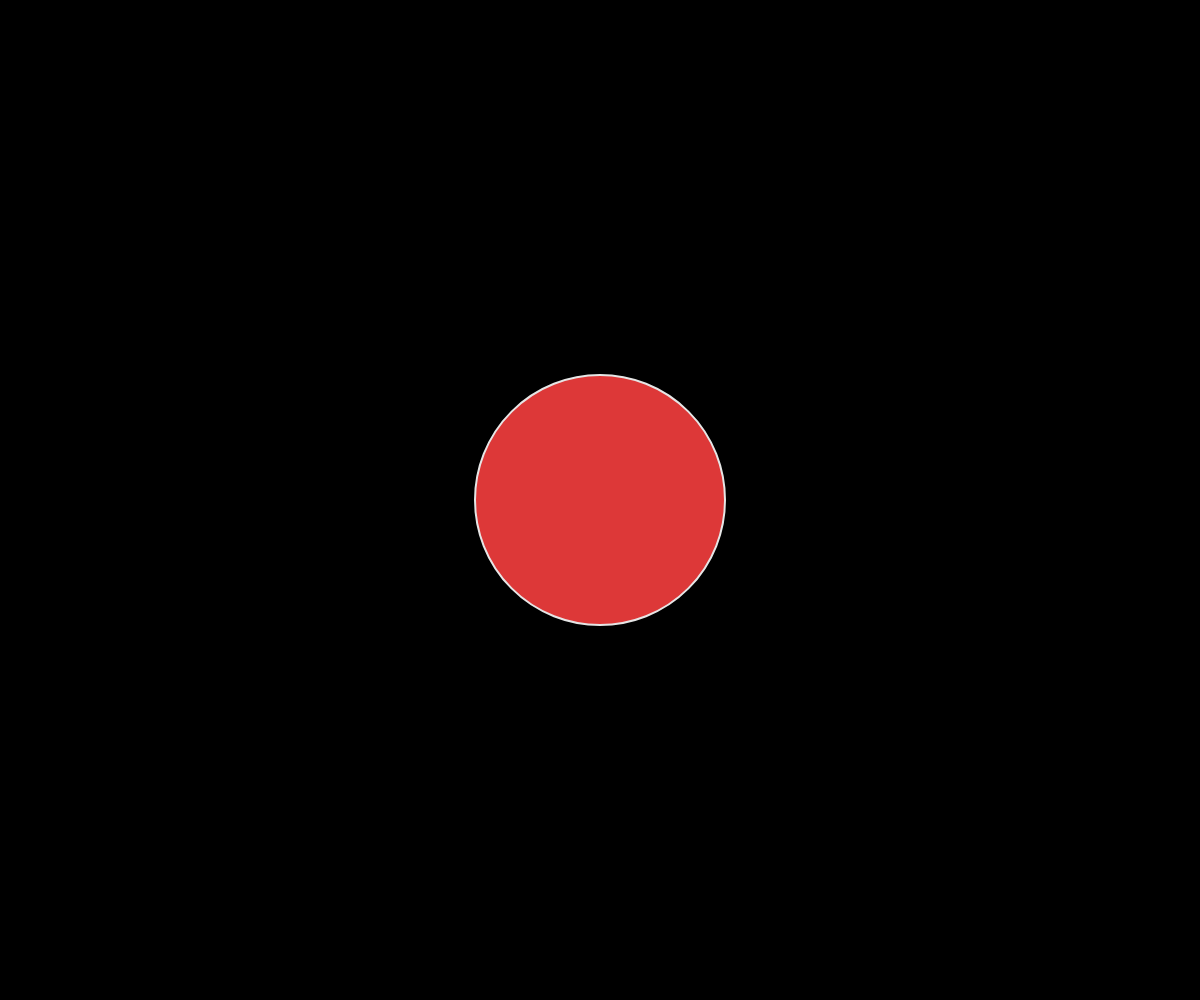
Frame 1 (no input)
Frame 60 (no input): identical to frame 1, image omitted
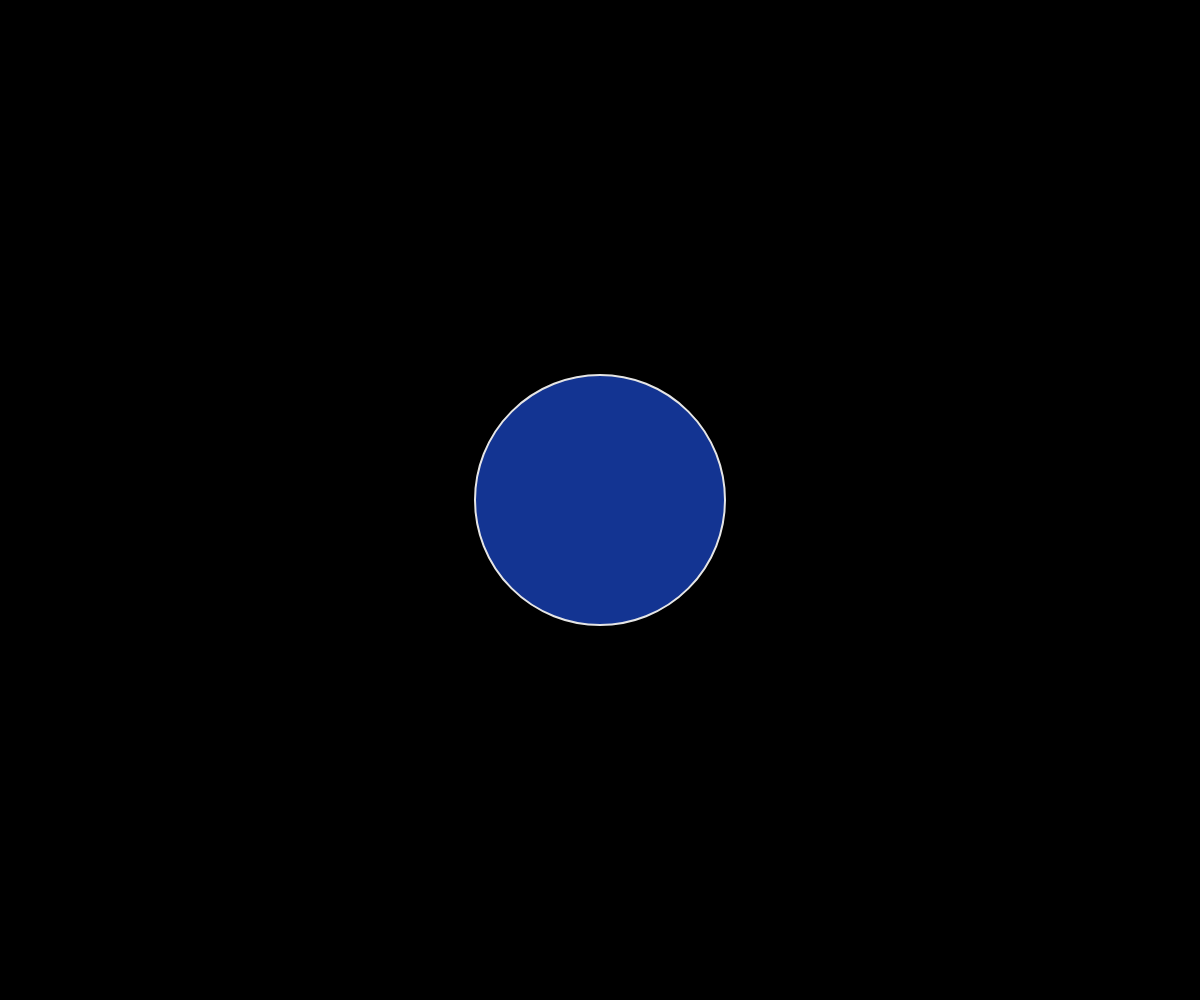
Frame 120 (the mouse pressed at the canvas centre since frame 60)

The p5.js sketch that drew these frames (run headless with seeded random() and noise() and a simulated clock; from frame 60 on, the mouse is pressed at the canvas centre):

// p5.js sketch
// ── sketch.js
function setup() {
	createCanvas(windowWidth, windowHeight);
	background(0)

}

function draw() {

	background(0)


if(mouseY >= height/2) {
	noFill();
}

else{

	fill(12,108,57); //verde
}


if(mouseX <= width/2) {
	fill(19,52,146); //azul
}

if(mouseY < height/2 && mouseX <= width/2) {
	fill(221,56,56); //vermelho

}
	stroke(230);
	strokeWeight(2);
	
	circle(width / 2, height / 2, height / 4); // circulo sempre ao centro do ecrã


}
